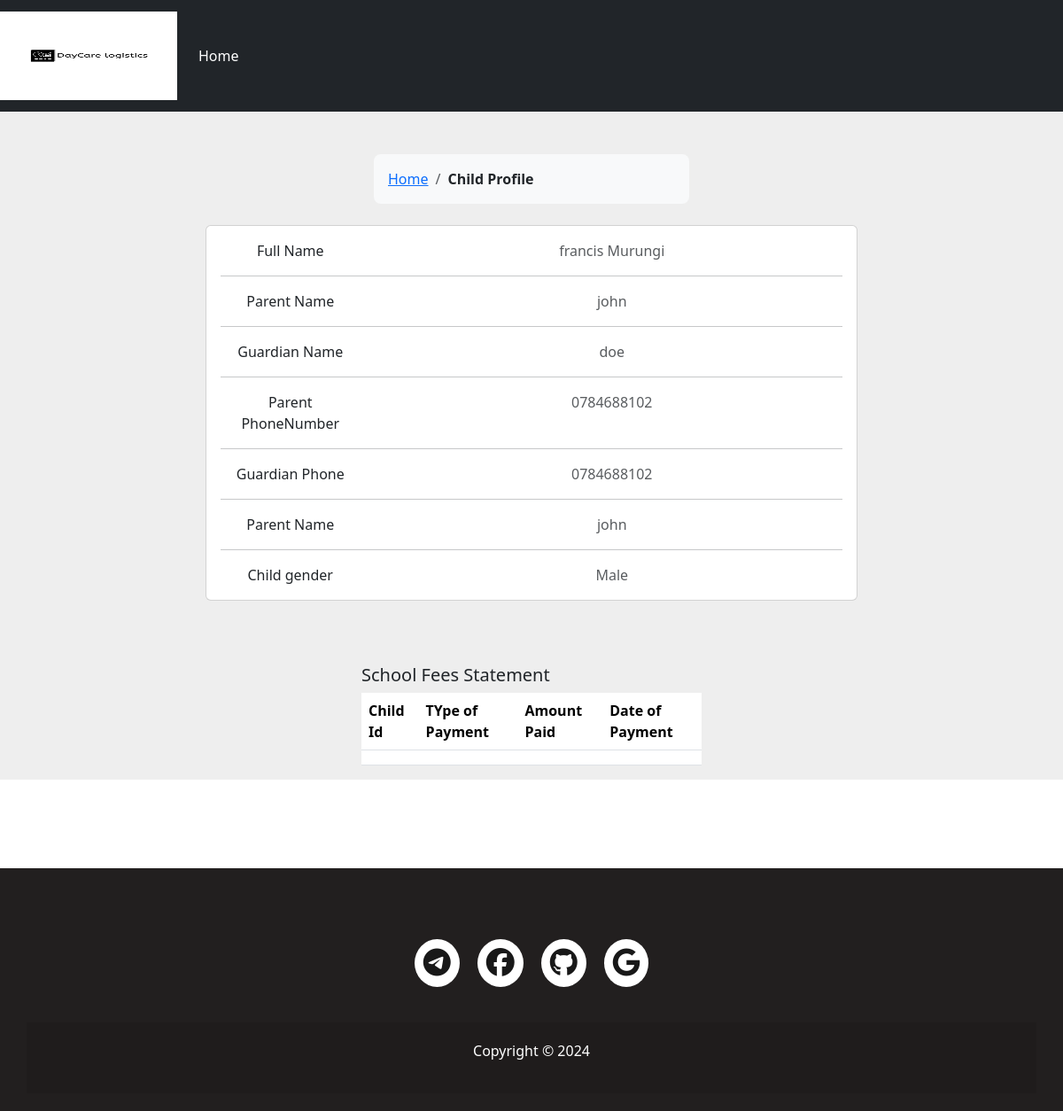
/child-profile/3/ (signed in), run on the app's committed database.
### daycareapp/models.py (models this page shows, shortened)
class Baby(models.Model):
   id = models.AutoField(primary_key=True)
   first_name = models.CharField(max_length=20)
   last_name = models.CharField(max_length=20)
   date_of_birth = models.DateField(max_length=20)
   age = models.FloatField(max_length=20)
   parent_name = models.CharField(max_length=20)
   guardian_name = models.CharField(max_length=20)
   parent_phonenummber = models.CharField(max_length=20)
   guardian_phonenumber = models.CharField(max_length=20)
   gender = models.CharField(choices=GENDER_CHOICES, max_length=128, name="gender", null=True)

### daycareapp/views.py (the view)
# urls.py: path('child-profile/<int:pk>/',views.child_profile,name="child-profile"),
@login_required
def child_profile(request, pk):
    child = Baby.objects.get(id=pk)
    return render(
        request, "daycareapp/child profile.html", {"child": child,})

### daycareapp/templates/daycareapp/child profile.html (shortened to what this page needs)
{% load static %}
<!DOCTYPE html>
<html lang="en">
<head>
    <link href="https://cdn.jsdelivr.net/npm/bootstrap@5.3.3/dist/css/bootstrap.min.css" rel="stylesheet"
 />
    <link href="{% static 'style.css' %}" rel="stylesheet" type="text/css" />
</head>
<body>
    {% include 'daycareapp/headertmp.html' %}
    <section style="background-color: #eee;">
        <div class="container py-5">
            <div class="row">
                <div class="col"></div>
                <div class="col">
                    <nav aria-label="breadcrumb" class="bg-light rounded-3 p-3 mb-4">
                        <ol class="breadcrumb mb-0">
                            <li class="breadcrumb-item"><a href="{% url 'list-babies' %}">Home</a></li>
                            <li class="breadcrumb-item"><b>Child Profile</li></b>
                        </ol>
                    </nav>
                </div>
                <div class="col"></div>
            </div>
            <div class="row">
                <div class="col"></div>
                <div class="col-lg-8">
                    <div class="card mb-4">
                        <div class="card-body">
                            <div class="row">
                                <div class="col-sm-3">
                                    <p class="mb-0">Full Name</p>
                                </div>
                                <div class="col-sm-9">
                                    <p class="text-muted mb-0">{{child.first_name}} {{child.last_name}}</p>
                                </div>
                            </div>
                            <hr>
                            <div class="row">
                                <div class="col-sm-3">
                                    <p class="mb-0">Parent Name</p>
                                </div>
                                <div class="col-sm-9">
                                    <p class="text-muted mb-0">{{child.parent_name}}</p>
                                </div>
                            </div>
                            <hr>
                            <div class="row">
                                <div class="col-sm-3">
                                    <p class="mb-0">Guardian Name</p>
                                </div>
                                <div class="col-sm-9">
                                    <p class="text-muted mb-0">{{child.guardian_name}}</p>
                                </div>
                            </div>
                            <hr>
                            <div class="row">
                                <div class="col-sm-3">
                                    <p class="mb-0">Parent PhoneNumber</p>
                                </div>
                                <div class="col-sm-9">
                                    <p class="text-muted mb-0">{{child.parent_phonenummber}}</p>
                                </div>
                            </div>
                            <hr>
                            <div class="row">
                                <div class="col-sm-3">
                                    <p class="mb-0">Guardian Phone </p>
                                </div>
                                <div class="col-sm-9">
                                    <p class="text-muted mb-0">{{child.guardian_phonenumber}}</p>
                                </div>
                            </div>
                            <hr>
                            <div class="row">
                                <div class="col-sm-3">
                                    <p class="mb-0">Parent Name</p>
                                </div>
                                <div class="col-sm-9">
                                    <p class="text-muted mb-0">{{child.parent_name}}</p>
                                </div>
                            </div>
                            <hr>
                            <div class="row">
                                <div class="col-sm-3">
                                    <p class="mb-0">Child gender</p>
                                </div>
                                <div class="col-sm-9">
                                    <p class="text-muted mb-0">{{child.gender}}</p>
                                </div>
                            </div>
                        </div>
                    </div>
                </div>
                <div class="col"></div>
            </div>
        </div>
<div class="row">
    <div class="col"></div>
    <div class="col">
        <h5>School Fees Statement</h5>
        <table class="table">
            <thead>
                <tr>
                    <th scope="col">Child Id</th>
                    <th scope="col">TYpe of Payment</th>
                    <th scope="col">Amount Paid</th>
                    <th scope="col">Date of Payment</th>
                </tr>
            </thead>
            <tbody>
                <tr>
                    <th scope="row"> {{child1.id}}</th>
                    <td>{{child1.type}}</td>
                    <td>{{child1.amount_paid}}</td>
                    <td>{{child1.date_of_payment}}</td>
                </tr>
            </tbody>
        </table>
    </div>
    <div class="col"></div>
</div>
    </section>
    {% include 'daycareapp/footertmp.html' %}
</body>
</html>

### daycareapp/static/style.css (style rules this page uses)
body { background-image: ; display: flex; flex-direction: column; min-height: 100vh; }
.container { text-align: center; }

### daycareapp/static/footer.css (style rules this page uses)
* { padding: 0; margin: 0; box-sizing: border-box; }

### data on the page
Baby: first_name "francis", last_name "Murungi", parent_name "john", guardian_name "doe", parent_phonenummber "0784688102", guardian_phonenumber "0784688102", gender "Male"
